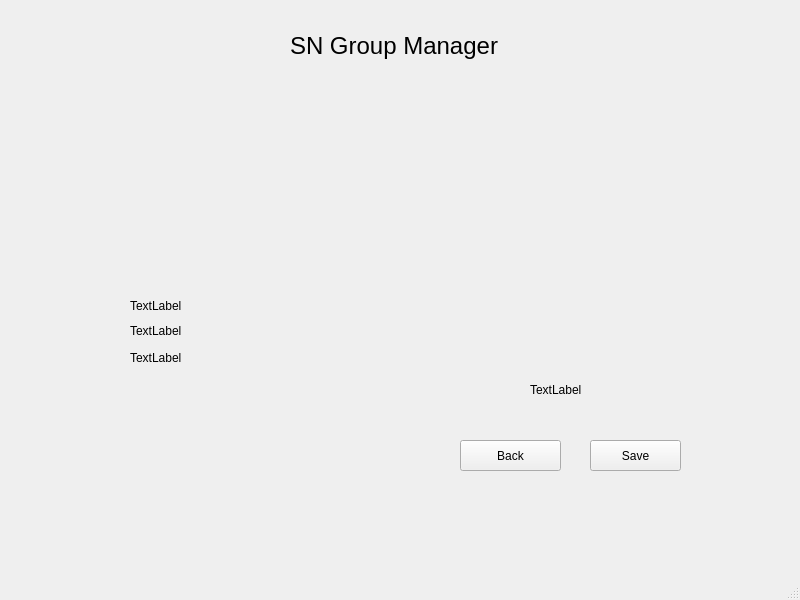
<?xml version="1.0" encoding="UTF-8"?>
<ui version="4.0">
 <class>MainWindow</class>
 <widget class="QMainWindow" name="MainWindow">
  <property name="geometry">
   <rect>
    <x>0</x>
    <y>0</y>
    <width>800</width>
    <height>600</height>
   </rect>
  </property>
  <property name="font">
   <font>
    <family>Arial</family>
    <pointsize>9</pointsize>
   </font>
  </property>
  <property name="windowTitle">
   <string>MainWindow</string>
  </property>
  <widget class="QWidget" name="centralwidget">
   <widget class="QLabel" name="info">
    <property name="geometry">
     <rect>
      <x>450</x>
      <y>80</y>
      <width>311</width>
      <height>221</height>
     </rect>
    </property>
    <property name="text">
     <string/>
    </property>
   </widget>
   <widget class="QLabel" name="water">
    <property name="geometry">
     <rect>
      <x>130</x>
      <y>290</y>
      <width>191</width>
      <height>31</height>
     </rect>
    </property>
    <property name="text">
     <string>TextLabel</string>
    </property>
   </widget>
   <widget class="QLabel" name="elect">
    <property name="geometry">
     <rect>
      <x>130</x>
      <y>320</y>
      <width>221</width>
      <height>21</height>
     </rect>
    </property>
    <property name="text">
     <string>TextLabel</string>
    </property>
   </widget>
   <widget class="QLabel" name="total">
    <property name="geometry">
     <rect>
      <x>530</x>
      <y>380</y>
      <width>151</width>
      <height>20</height>
     </rect>
    </property>
    <property name="text">
     <string>TextLabel</string>
    </property>
   </widget>
   <widget class="QPushButton" name="save">
    <property name="geometry">
     <rect>
      <x>590</x>
      <y>440</y>
      <width>91</width>
      <height>31</height>
     </rect>
    </property>
    <property name="text">
     <string>Save</string>
    </property>
   </widget>
   <widget class="QPushButton" name="back">
    <property name="geometry">
     <rect>
      <x>460</x>
      <y>440</y>
      <width>101</width>
      <height>31</height>
     </rect>
    </property>
    <property name="text">
     <string>Back</string>
    </property>
   </widget>
   <widget class="QLabel" name="room">
    <property name="geometry">
     <rect>
      <x>130</x>
      <y>350</y>
      <width>241</width>
      <height>16</height>
     </rect>
    </property>
    <property name="text">
     <string>TextLabel</string>
    </property>
   </widget>
   <widget class="QLabel" name="head">
    <property name="geometry">
     <rect>
      <x>290</x>
      <y>30</y>
      <width>221</width>
      <height>31</height>
     </rect>
    </property>
    <property name="font">
     <font>
      <family>MS Sans Serif</family>
      <pointsize>18</pointsize>
     </font>
    </property>
    <property name="text">
     <string>SN Group Manager</string>
    </property>
   </widget>
  </widget>
  <widget class="QMenuBar" name="menubar">
   <property name="geometry">
    <rect>
     <x>0</x>
     <y>0</y>
     <width>800</width>
     <height>21</height>
    </rect>
   </property>
  </widget>
  <widget class="QStatusBar" name="statusbar"/>
 </widget>
 <resources/>
 <connections/>
</ui>
